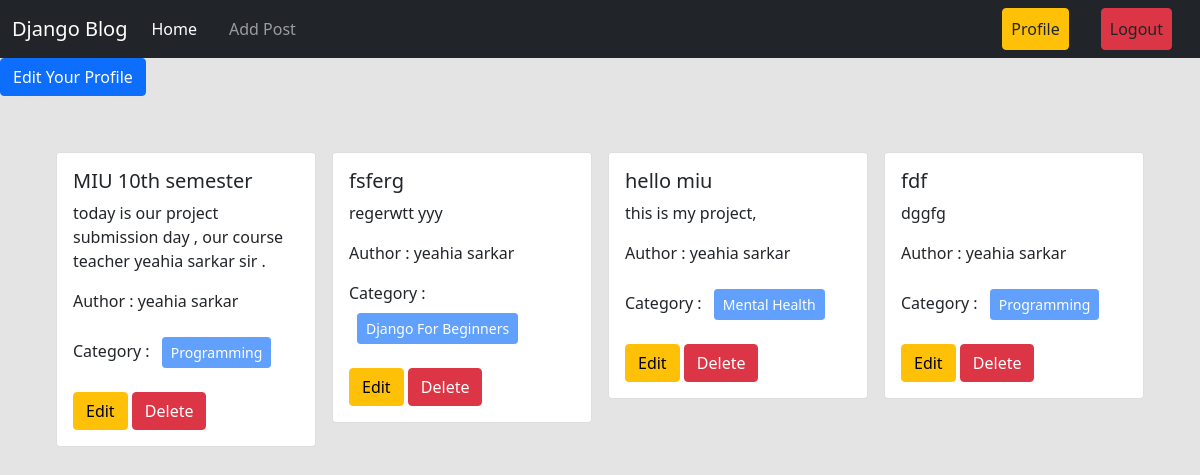
The page /author/profile/ (signed in) on the database its author committed.
### posts/models.py (models this page shows, shortened)
class Post(models.Model):
    title = models.CharField(max_length=50)
    content = models.TextField()
    category = models.ManyToManyField(Category) # ekta post multiple categorir moddhe thakte pare abar ekta categorir moddhe multiple post thakte pare
    author = models.ForeignKey(User, on_delete=models.CASCADE)
    image = models.ImageField(upload_to='posts/media/uploads/', blank = True, null = True)

### categories/models.py (models this page shows, shortened)
class Category(models.Model):
    name = models.CharField(max_length=100)
    slug = models.SlugField(max_length=100,unique=True, null=True, blank=True)

### author/views.py (the view)
# urls.py: path('profile/', views.profile, name='profile'),
@login_required
def profile(request):
    data = Post.objects.filter(author = request.user)
    return render(request, 'profile.html', {'data' : data})

### author/templates/profile.html
{% extends 'base.html' %} {% load crispy_forms_tags %} {% block content %}
<div>
  <a class="btn btn-primary" href="{% url 'edit_profile' %}">
    Edit Your Profile</a
  >
</div>
<div class="d-flex flex-wrap justify-content-center px-5 pt-5">
  {% for post in data %}
  <div class="col-sm-3">
    <div class="card m-2">
      <div class="card-body">
        <h5 class="card-title">{{post.title}}</h5>
        <p class="card-text">{{post.content}}</p>
        <p>Author : {{post.author.first_name}} {{post.author.last_name}}</p>
        <p>
          Category : {% for cat in post.category.all %}
          <button class="btn btn-primary btn-sm m-2" disabled>
            {{cat.name}}
          </button>
          {% endfor %}
        </p>
        <a href="{% url 'edit_post' post.id %}" class="btn btn-warning">Edit</a>
        <a href="{% url 'delete_post' post.id %}" class="btn btn-danger"
          >Delete</a
        >
      </div>
    </div>
  </div>
  {% endfor %}
</div>
{% endblock %}

### rows shown on the page
Post: title "MIU 10th semester", content "today is our project submission day , our course teacher yeahia sarkar sir .", author.first_name "yeahia", author.last_name "sarkar"
Category: name "Programming"
Post: title "fsferg", content "regerwtt yyy", author.first_name "yeahia", author.last_name "sarkar"
Category: name "Django For Beginners"
Post: title "hello miu", content "this is my project,", author.first_name "yeahia", author.last_name "sarkar"
Category: name "Mental Health"
Post: title "fdf", content "dggfg", author.first_name "yeahia", author.last_name "sarkar"
